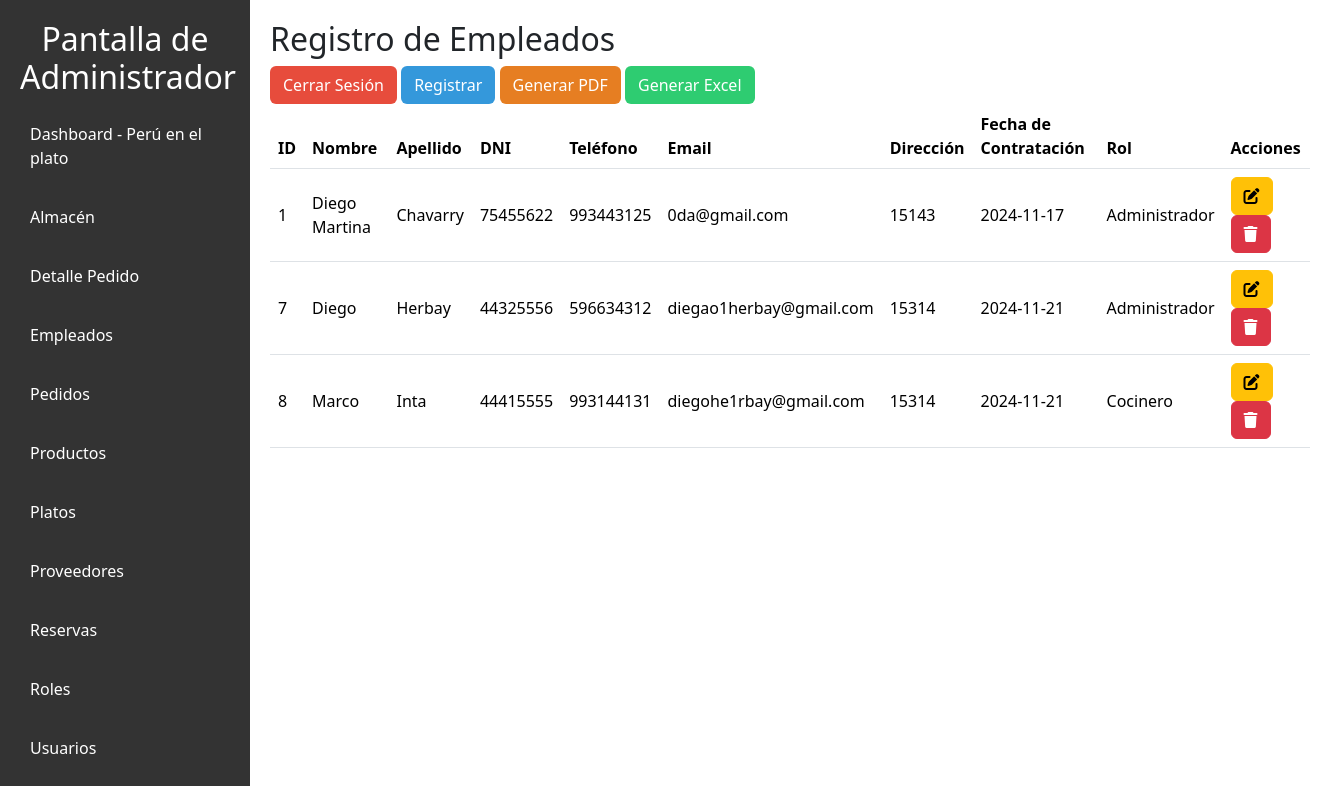
The app's page /vista/empleados.php, older data.
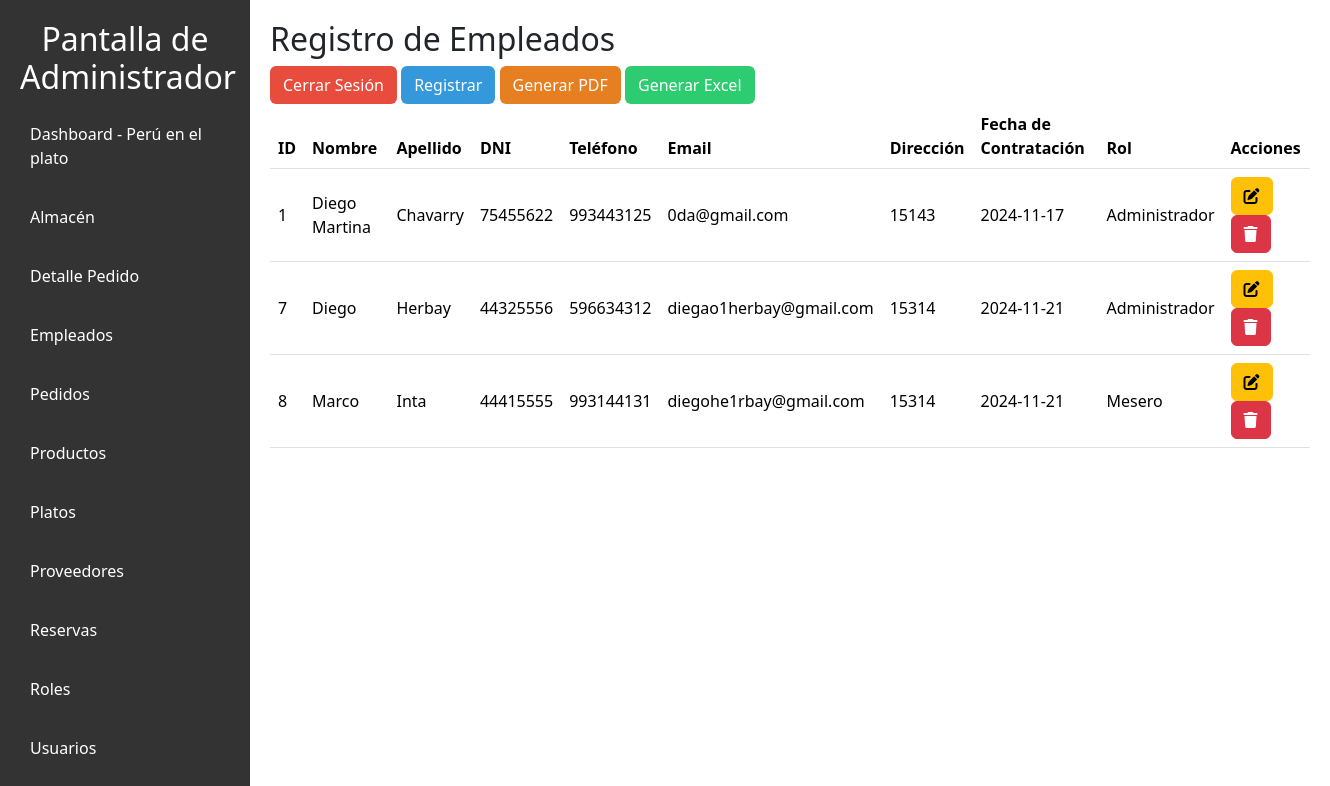
The same page, newer data.
### tables this page shows
CREATE TABLE `empleados` (
  `id_empleado` int(11) NOT NULL,
  `id_rol` int(11) DEFAULT NULL,
  `nombre` varchar(100) DEFAULT NULL,
  `apellido` varchar(100) DEFAULT NULL,
  `dni` varchar(8) DEFAULT NULL,
  `telefono` varchar(9) DEFAULT NULL,
  `email` varchar(100) DEFAULT NULL,
  `direccion` varchar(255) DEFAULT NULL,
  `fecha_contratacion` date DEFAULT NULL
);

CREATE TABLE `roles` (
  `id_rol` int(11) NOT NULL,
  `nombre_rol` varchar(50) DEFAULT NULL,
  `descripcion` varchar(255) DEFAULT NULL
);

### MODELO/Empleado.php (called while the page is built, shortened)
<?php
class Empleado {
    private $conexion;
    public function __construct($conexion) {
        $this->conexion = $conexion;
    }
    public function obtenerEmpleados() {
        try {
            $query = "SELECT e.*, r.nombre_rol
                      FROM empleados e
                      LEFT JOIN roles r ON e.id_rol = r.id_rol";
            return $this->conexion->query($query);
        } catch (Exception $e) {
            error_log("Error en obtenerEmpleados: " . $e->getMessage());
            return false;
        }
    }
}
?>

### vista/empleados.php (the view, shortened to what this page needs)
<?php
require_once "../config/conexion.php";
require_once "../modelo/Empleado.php";
$empleadoModelo = new Empleado($conexion);
$empleados = $empleadoModelo->obtenerEmpleados();
?>
<!DOCTYPE html>
<html lang="es">
<head>
    <link rel="stylesheet" href="../public/styles/admi.css">
    <link rel="stylesheet" href="../public/styles/tablas.css">
    <link href="https://cdn.jsdelivr.net/npm/bootstrap@5.3.3/dist/css/bootstrap.min.css" rel="stylesheet">
</head>
<body>
    <nav class="sidebar">
        <h2>Pantalla de Administrador</h2>
        <ul>
            <li><a href="../vista/admin_dashboard.php">Dashboard - Perú en el plato</a></li>
            <li><a href="../vista/almacen.php">Almacén</a></li>
            <li><a href="../vista/detalle_pedido.php">Detalle Pedido</a></li>
            <li><a href="">Empleados</a></li>
            <li><a href="../vista/pedidos.php">Pedidos</a></li>
            <li><a href="../vista/productos.php">Productos</a></li>
            <li><a href="../vista/platos.php">Platos</a></li>
            <li><a href="../vista/proveedores.php">Proveedores</a></li>
            <li><a href="../vista/reservas.php">Reservas</a></li>
            <li><a href="../vista/roles.php">Roles</a></li>
            <li><a href="../vista/usuario.php">Usuarios</a></li>
        </ul>
    </nav>
    <div class="main-content">
        <h2>Registro de Empleados</h2>
        <a href="../controlador/logout.php" class="btn" style="background-color: #e74c3c; color: white;">Cerrar Sesión</a>
        <button type="button" class="btn" style="background-color: #3498db; color: white;" data-bs-toggle="modal" data-bs-target="#registroModal">Registrar</button>
        <button type="button" class="btn" style="background-color: #e67e22; color: white;" onclick="location.href='../controlador/CRUDempleado.php?accion=generar_pdf'">Generar PDF</button>
        <button type="button" class="btn" style="background-color: #2ecc71; color: white;" onclick="location.href='../controlador/CRUDempleado.php?accion=generar_excel'">Generar Excel</button>
        <table class="table">
            <thead>
                <tr>
                <th>ID</th>
            <th>Nombre</th>
            <th>Apellido</th>
            <th>DNI</th>
            <th>Teléfono</th>
            <th>Email</th>
            <th>Dirección</th>
            <th>Fecha de Contratación</th>
            <th>Rol</th>
            <th>Acciones</th>
                </tr>
            </thead>
            <tbody>
                <?php while ($empleado = $empleados->fetch_object()): ?>
                    <tr>
                        <td><?= $empleado->id_empleado ?></td>
                        <td><?= $empleado->nombre ?></td>
                        <td><?= $empleado->apellido ?></td>
                        <td><?= $empleado->dni ?></td>
                        <td><?= $empleado->telefono ?></td>
                        <td><?= $empleado->email ?></td>
                        <td><?= $empleado->direccion ?></td>
                        <td><?= $empleado->fecha_contratacion ?></td>
                        <td><?= $empleado->nombre_rol ?></td>
                        <td>
                            <button class="btn btn-warning" onclick="abrirModalModificarEmpleado(<?= $empleado->id_empleado ?>, '<?= $empleado->nombre ?>', '<?= $empleado->apellido ?>', '<?= $empleado->dni ?>', '<?= $empleado->telefono ?>', '<?= $empleado->email ?>','<?= $empleado->direccion ?>','<?= $empleado->fecha_contratacion ?>', <?= $empleado->id_rol ?>)"><i class="fa-solid fa-pen-to-square"></i></button>
                            <a href="../controlador/CRUDempleado.php?accion=eliminar&id=<?= $empleado->id_empleado ?>" class="btn btn-danger"><i class="fa-solid fa-trash"></i></a>
                        </td>
                    </tr>
                <?php endwhile; ?>
            </tbody>
        </table>
</body>
</html>

Row changes from the older to the newer data that the page shows:
changed empleados "Marco": id_rol.nombre_rol "Cocinero" → "Mesero"
